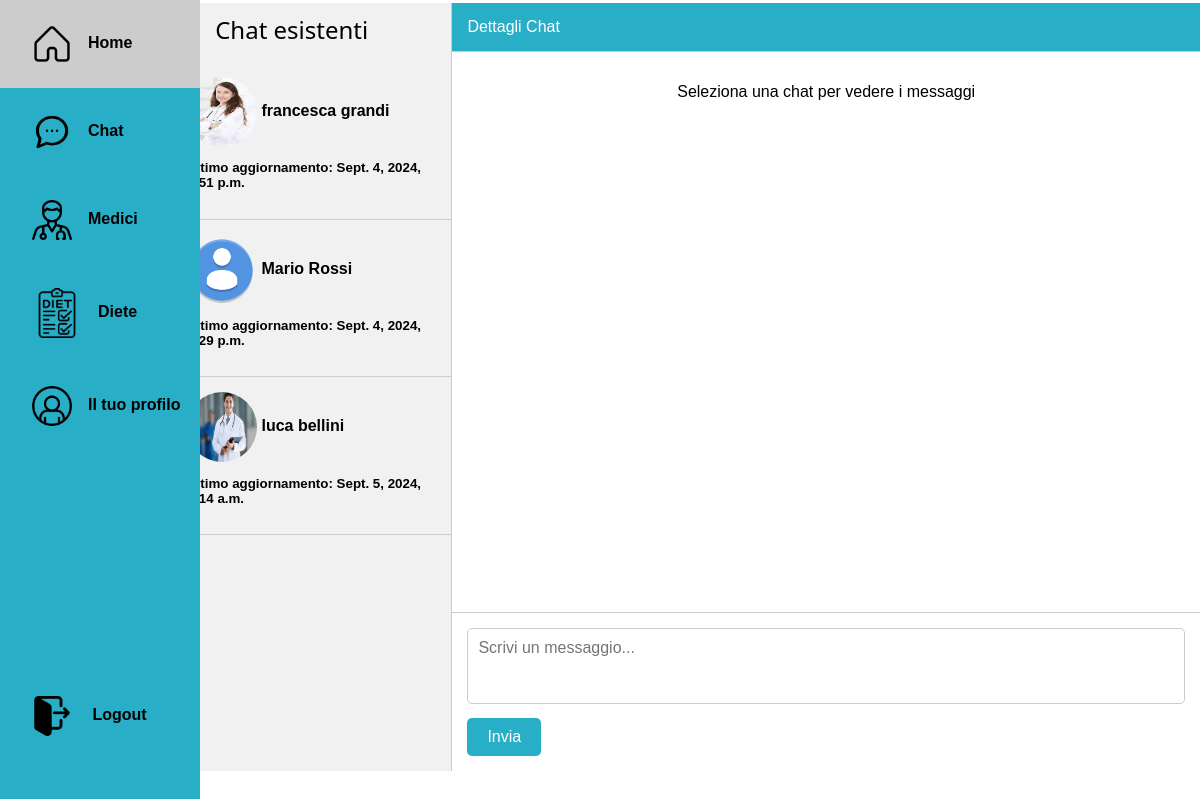
Page /chats/ (signed in) on the committed database.
### myapp/models.py (models this page shows, shortened)
class Utente(AbstractUser):
    cf = models.CharField(max_length=16, blank=True)
    nome = models.CharField(max_length=30, blank=True)
    cognome = models.CharField(max_length=30, blank=True)
    provincia = models.CharField(max_length=2, blank=True)
    telefono = models.CharField(max_length=10)
    email = models.EmailField(max_length=100, blank=True)
    genere = models.CharField(max_length=1, choices=[('M', 'Maschio'), ('F', 'Femmina')])
    data_nascita = models.DateField()
    foto_profilo = models.ImageField(upload_to='images/', default='images/avatar-default.png')
    tipo_utente = models.BooleanField(default=False)  # tipo = 1 => dottore, tipo = 0 => paziente
    objects = CustomUserManager()

class Chat(models.Model):
    participants = models.ManyToManyField(Utente, related_name='chats')
    last_updated = models.DateTimeField(auto_now=True)

### myapp/views.py (the view, shortened to what this page needs)
# urls.py: path('chats/', views.chats, name='chats'),
@login_required
def chats(request, receiver=None):
    if request.user.is_authenticated:
        if request.user.tipo_utente:
            user_chats = Chat.objects.filter(participants=request.user).distinct()
            medici = []
        else:
            cure = Cura.objects.filter(idPaziente=request.user, statoRichiesta=1)  # statoRichiesta=1 indica che la richiesta è accettata
            medici = [cura.idDottore for cura in cure]
            user_chats = Chat.objects.filter(participants=request.user).filter(participants__in=medici).distinct()
    else:
        user_chats = []
        medici = []
    return render(request, 'chat.html', {
        'chats': user_chats,
        'medici': medici,
    })

### myapp/templates/chat.html (shortened to what this page needs)
{% extends 'base.html' %}
{% load static %}
{% block content %}
<link rel="stylesheet" href="{% static 'css/chat.css' %}">
<div class="chat-container" style="display: flex; height: 96vh; width: auto;">
    <div class="contacts">
        <h3 class="w3-center">Chat esistenti</h3>
        <ul style="cursor: pointer">
            {% for chat in chats %}
            <li class="contact" onclick="loadChat('{{ chat.id }}')">
                <div class="contact-name">
                    {% for participant in chat.participants.all %}
                    {% if participant != request.user %}
                    <img src="{{ participant.foto_profilo.url }}" style="width: 70px;height: 70px;border-radius: 50%;">
                    {{participant.nome}}
                    {{participant.cognome}}
                    {%endif %} {% endfor %} <p style="font-size: smaller;">Ultimo aggiornamento: {{ chat.last_updated }}
                    </p>
                </div>
            </li>
            {% empty %}
            <p class="w3-center w3-middle">Non ci sono ancora chat aperte</p>
            {% endfor %}
        </ul>
    </div>
    <div class="chat">
        <div class="chat-header">
            Dettagli Chat
        </div>
        <div class="chat-messages" id="messages">
            <p class="w3-center w3-middle">Seleziona una chat per vedere i messaggi</p>
        </div>
        <div class="chat-input">
            <form id="message-form">
                <textarea id="message-input" name="content" rows="3" placeholder="Scrivi un messaggio..."></textarea>
                <button type="submit" onclick="">Invia</button>
            </form>
        </div>
    </div>
</div>
{% endblock %}

### static/css/styles.css (style rules this page uses)
html { box-sizing: border-box }
*, *:before, *:after { box-sizing: inherit }
html { -ms-text-size-adjust: 100%; -webkit-text-size-adjust: 100% }
img { border-style: none; width: auto; height: auto; }
button, input, select, textarea, optgroup { font: inherit; margin: 0 }
button, input { overflow: visible }
button, select { text-transform: none }
button, [type=button], [type=reset], [type=submit] { -webkit-appearance: button }
textarea { overflow: auto }
html, body { font-family: Arial, sans-serif; margin: 0; padding: 0; display: flex; margin: 0; height: 100%; width: 100%; }
html { overflow-x: hidden }
h3 { font-size: 24px }
h1, h2, h3, h4, h5, h6 { font-family: "Segoe UI", Arial, sans-serif; font-weight: 400; margin: 10px 0 }
img { vertical-align: middle }
.w3-center { text-align: center !important }

### static/css/chat.css (style rules this page uses)
.chat-container { display: flex; height: 96vh; width: 80%; }
.contacts { width: 30%; background-color: #f1f1f1; border-right: 1px solid #ccc; overflow-y: auto; }
.contact { padding: 15px; border-bottom: 1px solid #ccc; cursor: pointer; display: flex; align-items: center; }
.contact-name { font-weight: bold; }
.chat { width: 70%; display: flex; flex-direction: column; }
.chat-header { padding: 15px; background-color: #28afc7; color: white; border-bottom: 1px solid #ccc; }
.chat-messages { flex-grow: 1; padding: 15px; overflow-y: auto; }
.chat-messages { flex-grow: 1; padding: 15px; overflow-y: auto; display: flex; flex-direction: column; }
.chat-input { padding: 15px; border-top: 1px solid #ccc; }
.chat-input textarea { width: 100%; padding: 10px; border-radius: 5px; border: 1px solid #ccc; resize: none; }
.chat-input button { margin-top: 10px; padding: 10px 20px; border: none; border-radius: 5px; background-color: #28afc7; color: white; cursor: pointer; }

### rows in the picture
Chat: last_updated "Sept. 4, 2024, 7:51 p.m."
Utente: foto_profilo (picture), nome "francesca", cognome "grandi"
Chat: last_updated "Sept. 4, 2024, 9:29 p.m."
Utente: foto_profilo (placeholder picture), nome "Mario", cognome "Rossi"
Chat: last_updated "Sept. 5, 2024, 7:14 a.m."
Utente: foto_profilo (picture), nome "luca", cognome "bellini"
